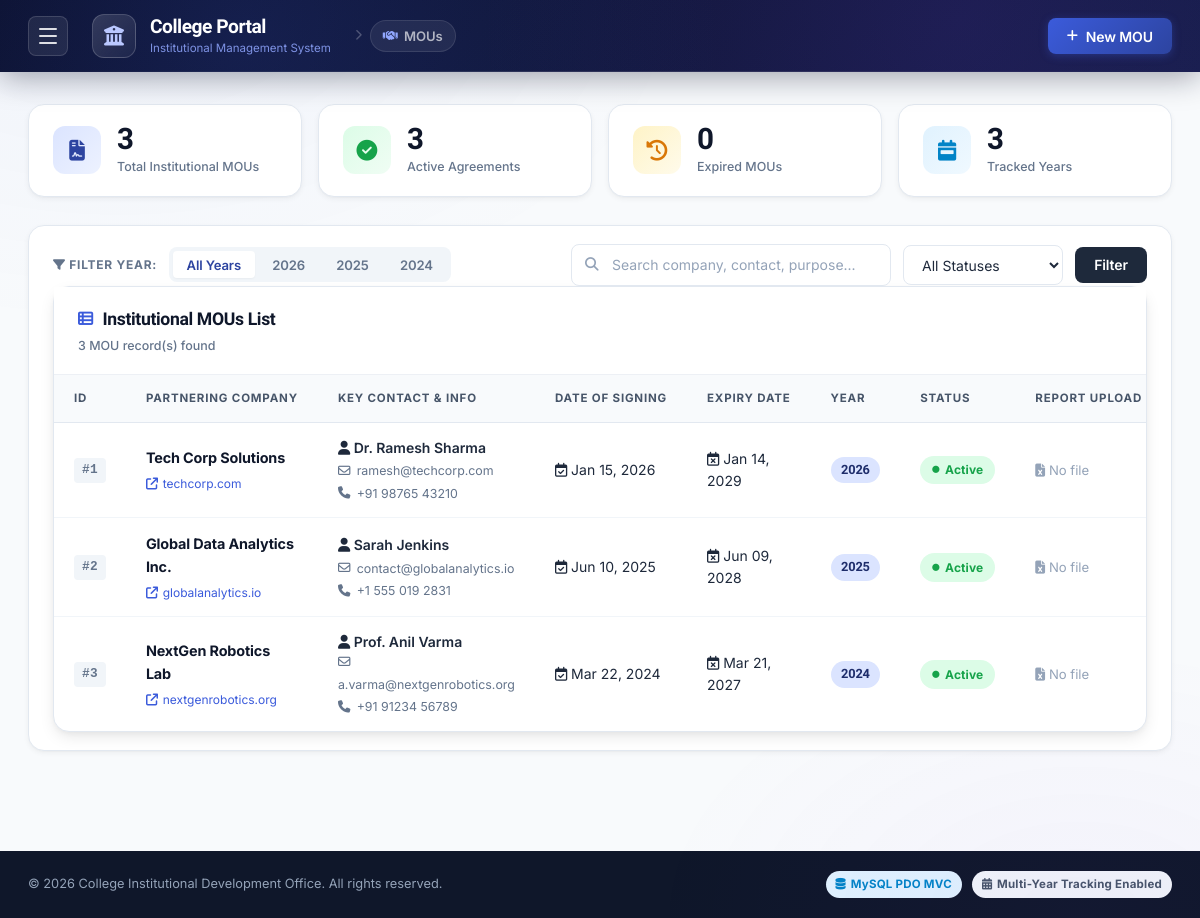
The page /index.php?module=mou on the database its author committed.
### tables this page shows
CREATE TABLE IF NOT EXISTS `mous` (
  `id` INT AUTO_INCREMENT PRIMARY KEY,
  `company_name` VARCHAR(255) NOT NULL,
  `contact_person` VARCHAR(150) DEFAULT NULL,
  `email` VARCHAR(150) DEFAULT NULL,
  `phone` VARCHAR(50) DEFAULT NULL,
  `address` TEXT DEFAULT NULL,
  `website` VARCHAR(255) DEFAULT NULL,
  `signed_date` DATE NOT NULL,
  `expiry_date` DATE NOT NULL,
  `year` INT NOT NULL,
  `description` TEXT DEFAULT NULL,
  `report_file` VARCHAR(255) DEFAULT NULL,
  `status` ENUM('Active', 'Expired', 'Terminated') NOT NULL DEFAULT 'Active',
  `created_at` DATETIME DEFAULT CURRENT_TIMESTAMP,
  `updated_at` DATETIME DEFAULT CURRENT_TIMESTAMP ON UPDATE CURRENT_TIMESTAMP,
  INDEX (`year`),
  INDEX (`status`),
  INDEX (`signed_date`)
);

### views/mou/index.php (the view, shortened to what the rows shown need)
<div class="container">
    <div class="card table-card">
        <div class="card-header">
            <div class="card-title">
                <h2><i class="fa-solid fa-table-list"></i> Institutional MOUs List</h2>
            </div>
        </div>
        <div class="table-responsive">
            <table class="data-table">
                <thead>
                    <tr>
                        <th style="width: 50px;">ID</th>
                        <th>Partnering Company</th>
                        <th>Key Contact & Info</th>
                        <th>Date of Signing</th>
                        <th>Expiry Date</th>
                        <th>Year</th>
                        <th>Status</th>
                        <th>Report Upload</th>
                    </tr>
                </thead>
                <tbody>
                    <?php if (empty($mous)): ?>
                        <tr>
                            <td colspan="9" class="text-center py-5">
                                <div class="empty-state">
                                    <i class="fa-solid fa-folder-open empty-icon"></i>
                                    <h3>No MOUs Found</h3>
                                    <p>No agreement matches your current filter criteria or search query.</p>
                                    <button class="btn btn-primary mt-3" onclick="openAddModal()">
                                        <i class="fa-solid fa-plus"></i> Add New MOU
                                    </button>
                                </div>
                            </td>
                        </tr>
                    <?php else: ?>
                        <?php foreach ($mous as $mou): ?>
                            <tr>
                                <td><span class="mou-id">#<?= $mou['id'] ?></span></td>
                                <td>
                                    <div class="company-info">
                                        <span class="company-name"><?= htmlspecialchars($mou['company_name']) ?></span>
                                        <?php if (!empty($mou['website'])): ?>
                                            <a href="<?= htmlspecialchars($mou['website']) ?>" target="_blank" class="company-website">
                                                <i class="fa-solid fa-arrow-up-right-from-square"></i> <?= parse_url($mou['website'], PHP_URL_HOST) ?? 'Website' ?>
                                            </a>
                                        <?php endif; ?>
                                    </div>
                                </td>
                                <td>
                                    <div class="contact-details">
                                        <div class="contact-name"><i class="fa-solid fa-user"></i> <?= htmlspecialchars($mou['contact_person'] ?: 'N/A') ?></div>
                                        <?php if (!empty($mou['email'])): ?>
                                            <div class="contact-sub"><i class="fa-regular fa-envelope"></i> <?= htmlspecialchars($mou['email']) ?></div>
                                        <?php endif; ?>
                                        <?php if (!empty($mou['phone'])): ?>
                                            <div class="contact-sub"><i class="fa-solid fa-phone"></i> <?= htmlspecialchars($mou['phone']) ?></div>
                                        <?php endif; ?>
                                    </div>
                                </td>
                                <td>
                                    <span class="date-badge">
                                        <i class="fa-regular fa-calendar-check"></i> <?= date('M d, Y', strtotime($mou['signed_date'])) ?>
                                    </span>
                                </td>
                                <td>
                                    <span class="date-badge">
                                        <i class="fa-regular fa-calendar-xmark"></i> <?= date('M d, Y', strtotime($mou['expiry_date'])) ?>
                                    </span>
                                </td>
                                <td>
                                    <span class="year-pill"><?= $mou['year'] ?></span>
                                </td>
                                <td>
                                    <?php
                                        $statusClass = 'status-active';
                                    ?>
                                    <span class="status-badge <?= $statusClass ?>">
                                        <i class="fa-solid fa-circle status-dot"></i> <?= $mou['status'] ?>
                                    </span>
                                </td>
                                <td>
                                    <?php if (!empty($mou['report_file'])): ?>
                                        <a href="uploads/reports/<?= htmlspecialchars($mou['report_file']) ?>" target="_blank" class="report-link" title="View Uploaded Report">
                                            <i class="fa-solid fa-file-pdf"></i> Report File
                                        </a>
                                    <?php else: ?>
                                        <span class="text-muted"><i class="fa-solid fa-file-excel"></i> No file</span>
                                    <?php endif; ?>
                                </td>
                            </tr>
                        <?php endforeach; ?>
                    <?php endif; ?>
                </tbody>
            </table>
        </div>
    </div>
</div>

### rows shown on the page
mous: id "1", company_name "Tech Corp Solutions", website "techcorp.com", contact_person "Dr. Ramesh Sharma", email "ramesh@techcorp.com", phone "+91 98765 43210", signed_date "Jan 15, 2026", expiry_date "Jan 14, 2029", year "2026", status "Active", shows "No file"
mous: id "2", company_name "Global Data Analytics Inc.", website "globalanalytics.io", contact_person "Sarah Jenkins", email "contact@globalanalytics.io", phone "+1 555 019 2831", signed_date "Jun 10, 2025", expiry_date "Jun 09, 2028", year "2025", status "Active", shows "No file"
mous: id "3", company_name "NextGen Robotics Lab", website "nextgenrobotics.org", contact_person "Prof. Anil Varma", email "a.varma@nextgenrobotics.org", phone "+91 91234 56789", signed_date "Mar 22, 2024", expiry_date "Mar 21, 2027", year "2024", status "Active", shows "No file"

### other values the page prints
$stats['total'] "3"
$stats['active'] "3"
$stats['expired'] "0"
$stats['years_count'] "3"
$y "2026"
$y "2025"
$y "2024"
count($mous) "3"
